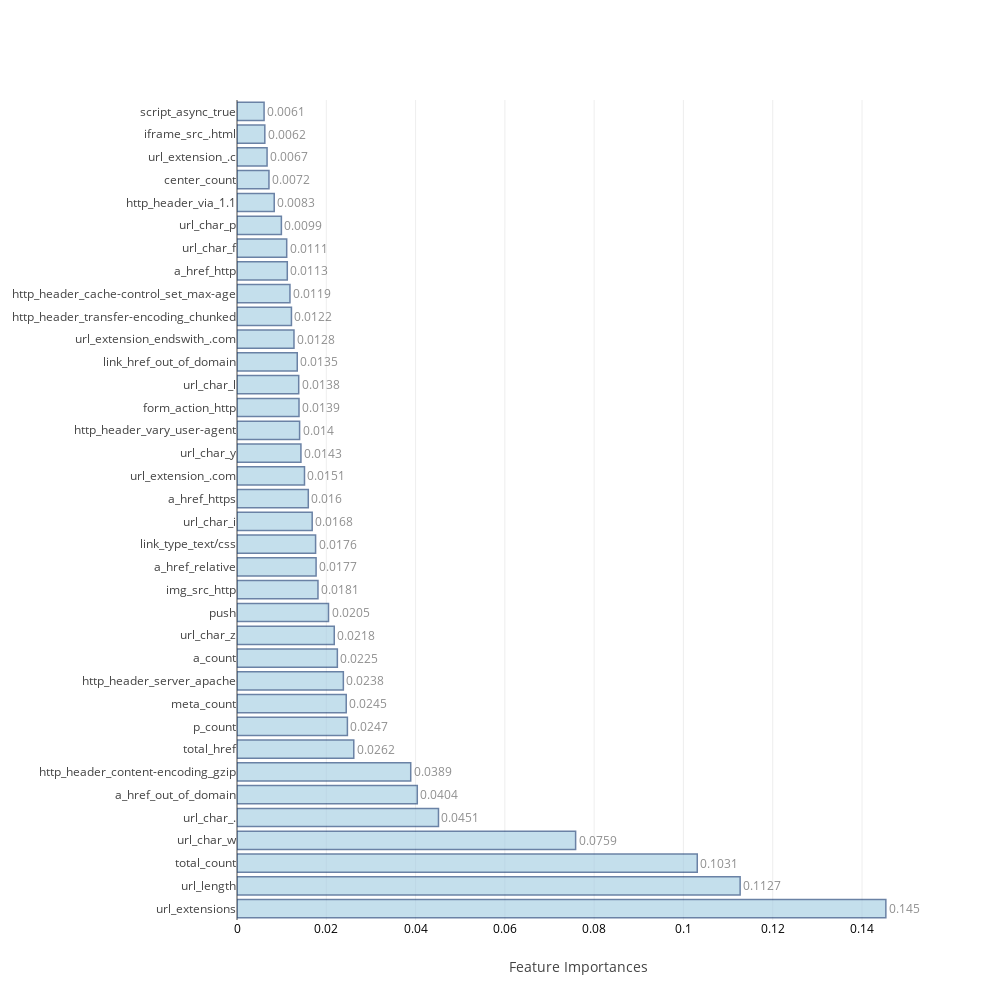

Notebook cell for this chart:
### Markdown cell above
### <a id='1.B' style="text-decoration : none; color : #000000;"> B. Average Feature Importances</a>

### Code cell
feat_impt_plot(np.average(feat_imp,axis=0),columns)

### Figure 1 — Plotly figure (JSON) as saved in the notebook; plotly's stock layout.template omitted (floating-point values rounded to 4 significant figures)
{"data": [{"marker": {"color": "rgb(158,202,225)", "line": {"color": "rgb(8,48,107)", "width": 1.5}}, "opacity": 0.6, "orientation": "h", "text": [0.1453, 0.1127, 0.1031, 0.0759, 0.0451, 0.0404, 0.0389, 0.0262, 0.0247, 0.0245, 0.0238, 0.0225, 0.0218, 0.0205, 0.0181, 0.0177, 0.0176, 0.0168, 0.016, 0.0151, 0.0143, 0.014, 0.0139, 0.0138, 0.0135, 0.0128, 0.0122, 0.0119, 0.0113, 0.0111, 0.0099, 0.0083, 0.0072, 0.0067, 0.0062, 0.0061], "textposition": "outside", "type": "bar", "uid": "f86a7f6b-b65d-4a06-adf6-45d6a0d38a30", "x": [0.1453, 0.1127, 0.1031, 0.07585, 0.04513, 0.04038, 0.03892, 0.02616, 0.02473, 0.02447, 0.02382, 0.02248, 0.02179, 0.0205, 0.01814, 0.01772, 0.0176, 0.01684, 0.01597, 0.01512, 0.01432, 0.01402, 0.01389, 0.01382, 0.0135, 0.01276, 0.0122, 0.01186, 0.01127, 0.01113, 0.009943, 0.008338, 0.00716, 0.006736, 0.006232, 0.006065], "y": ["url_extensions", "url_length", "total_count", "url_char_w", "url_char_.", "a_href_out_of_domain", "http_header_content-encoding_gzip", "total_href", "p_count", "meta_count", "http_header_server_apache", "a_count", "url_char_z", "push", "img_src_http", "a_href_relative", "link_type_text/css", "url_char_i", "a_href_https", "url_extension_.com", "url_char_y", "http_header_vary_user-agent", "form_action_http", "url_char_l", "link_href_out_of_domain", "url_extension_endswith_.com", "http_header_transfer-encoding_chunked", "http_header_cache-control_set_max-age", "a_href_http", "url_char_f", "url_char_p", "http_header_via_1.1", "center_count", "url_extension_.c", "iframe_src_.html", "script_async_true"]}], "layout": {"autosize": false, "height": 1000, "width": 1000, "xaxis": {"tickfont": {"color": "black", "size": 12}, "title": "Feature Importances"}, "yaxis": {"automargin": true}}}
